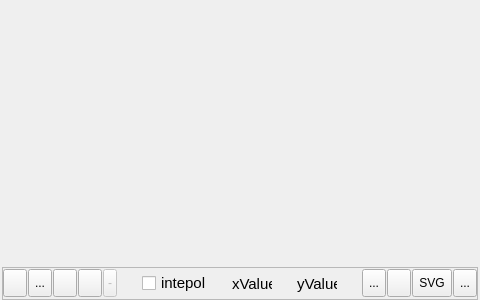
<?xml version="1.0" encoding="UTF-8"?>
<ui version="4.0">
 <class>CPlotWin</class>
 <widget class="QWidget" name="CPlotWin">
  <property name="geometry">
   <rect>
    <x>0</x>
    <y>0</y>
    <width>480</width>
    <height>300</height>
   </rect>
  </property>
  <property name="minimumSize">
   <size>
    <width>0</width>
    <height>0</height>
   </size>
  </property>
  <property name="windowTitle">
   <string>titolo cambiato in DataSelWin</string>
  </property>
  <layout class="QVBoxLayout" name="verticalLayout" stretch="8,1">
   <property name="spacing">
    <number>0</number>
   </property>
   <property name="leftMargin">
    <number>2</number>
   </property>
   <property name="topMargin">
    <number>2</number>
   </property>
   <property name="rightMargin">
    <number>2</number>
   </property>
   <property name="bottomMargin">
    <number>0</number>
   </property>
   <item>
    <widget class="CLineChart" name="lineChart" native="true">
     <property name="minimumSize">
      <size>
       <width>180</width>
       <height>100</height>
      </size>
     </property>
     <property name="focusPolicy">
      <enum>Qt::ClickFocus</enum>
     </property>
     <property name="autoFillBackground">
      <bool>true</bool>
     </property>
    </widget>
   </item>
   <item>
    <widget class="QFrame" name="frame">
     <property name="minimumSize">
      <size>
       <width>0</width>
       <height>20</height>
      </size>
     </property>
     <property name="maximumSize">
      <size>
       <width>16777215</width>
       <height>40</height>
      </size>
     </property>
     <property name="frameShape">
      <enum>QFrame::StyledPanel</enum>
     </property>
     <property name="frameShadow">
      <enum>QFrame::Raised</enum>
     </property>
     <layout class="QHBoxLayout" name="horizontalLayout">
      <property name="spacing">
       <number>1</number>
      </property>
      <property name="leftMargin">
       <number>0</number>
      </property>
      <property name="topMargin">
       <number>0</number>
      </property>
      <property name="rightMargin">
       <number>0</number>
      </property>
      <property name="bottomMargin">
       <number>0</number>
      </property>
      <item>
       <widget class="QToolButton" name="titleBtn">
        <property name="sizePolicy">
         <sizepolicy hsizetype="Preferred" vsizetype="Preferred">
          <horstretch>0</horstretch>
          <verstretch>0</verstretch>
         </sizepolicy>
        </property>
        <property name="minimumSize">
         <size>
          <width>0</width>
          <height>14</height>
         </size>
        </property>
        <property name="maximumSize">
         <size>
          <width>16777215</width>
          <height>28</height>
         </size>
        </property>
        <property name="focusPolicy">
         <enum>Qt::NoFocus</enum>
        </property>
        <property name="toolTip">
         <string>Plot title</string>
        </property>
        <property name="text">
         <string/>
        </property>
        <property name="icon">
         <iconset resource="Images.qrc">
          <normaloff>:/buttons/Images/title.ico</normaloff>:/buttons/Images/title.ico</iconset>
        </property>
        <property name="checkable">
         <bool>true</bool>
        </property>
       </widget>
      </item>
      <item>
       <widget class="QToolButton" name="optionsBtn">
        <property name="sizePolicy">
         <sizepolicy hsizetype="Preferred" vsizetype="Preferred">
          <horstretch>0</horstretch>
          <verstretch>0</verstretch>
         </sizepolicy>
        </property>
        <property name="minimumSize">
         <size>
          <width>0</width>
          <height>14</height>
         </size>
        </property>
        <property name="maximumSize">
         <size>
          <width>16777215</width>
          <height>28</height>
         </size>
        </property>
        <property name="focusPolicy">
         <enum>Qt::NoFocus</enum>
        </property>
        <property name="toolTip">
         <string>Plot options</string>
        </property>
        <property name="text">
         <string>...</string>
        </property>
        <property name="icon">
         <iconset resource="Images.qrc">
          <normaloff>:/buttons/Images/check.ico</normaloff>:/buttons/Images/check.ico</iconset>
        </property>
        <property name="autoRaise">
         <bool>false</bool>
        </property>
       </widget>
      </item>
      <item>
       <widget class="QToolButton" name="scaleTBtn">
        <property name="sizePolicy">
         <sizepolicy hsizetype="Preferred" vsizetype="Preferred">
          <horstretch>0</horstretch>
          <verstretch>0</verstretch>
         </sizepolicy>
        </property>
        <property name="minimumSize">
         <size>
          <width>0</width>
          <height>14</height>
         </size>
        </property>
        <property name="maximumSize">
         <size>
          <width>16777215</width>
          <height>28</height>
         </size>
        </property>
        <property name="focusPolicy">
         <enum>Qt::NoFocus</enum>
        </property>
        <property name="toolTip">
         <string>Change scale</string>
        </property>
        <property name="text">
         <string/>
        </property>
        <property name="icon">
         <iconset resource="Images.qrc">
          <normaloff>:/buttons/Images/scale1.ico</normaloff>:/buttons/Images/scale1.ico</iconset>
        </property>
       </widget>
      </item>
      <item>
       <widget class="QToolButton" name="dataTBtn">
        <property name="sizePolicy">
         <sizepolicy hsizetype="Preferred" vsizetype="Preferred">
          <horstretch>0</horstretch>
          <verstretch>0</verstretch>
         </sizepolicy>
        </property>
        <property name="minimumSize">
         <size>
          <width>0</width>
          <height>14</height>
         </size>
        </property>
        <property name="maximumSize">
         <size>
          <width>16777215</width>
          <height>28</height>
         </size>
        </property>
        <property name="focusPolicy">
         <enum>Qt::NoFocus</enum>
        </property>
        <property name="toolTip">
         <string>Show data</string>
        </property>
        <property name="text">
         <string/>
        </property>
        <property name="icon">
         <iconset resource="Images.qrc">
          <normaloff>:/buttons/Images/cursor.ico</normaloff>:/buttons/Images/cursor.ico</iconset>
        </property>
        <property name="checkable">
         <bool>true</bool>
        </property>
       </widget>
      </item>
      <item>
       <widget class="QToolButton" name="diffTBtn">
        <property name="enabled">
         <bool>false</bool>
        </property>
        <property name="sizePolicy">
         <sizepolicy hsizetype="Preferred" vsizetype="Preferred">
          <horstretch>0</horstretch>
          <verstretch>0</verstretch>
         </sizepolicy>
        </property>
        <property name="minimumSize">
         <size>
          <width>0</width>
          <height>14</height>
         </size>
        </property>
        <property name="maximumSize">
         <size>
          <width>14</width>
          <height>28</height>
         </size>
        </property>
        <property name="focusPolicy">
         <enum>Qt::NoFocus</enum>
        </property>
        <property name="toolTip">
         <string>Show differences</string>
        </property>
        <property name="text">
         <string>-</string>
        </property>
        <property name="checkable">
         <bool>true</bool>
        </property>
       </widget>
      </item>
      <item>
       <spacer name="horizontalSpacer_2">
        <property name="orientation">
         <enum>Qt::Horizontal</enum>
        </property>
        <property name="sizeHint" stdset="0">
         <size>
          <width>40</width>
          <height>20</height>
         </size>
        </property>
       </spacer>
      </item>
      <item>
       <widget class="QCheckBox" name="interpolateBox">
        <property name="minimumSize">
         <size>
          <width>65</width>
          <height>0</height>
         </size>
        </property>
        <property name="font">
         <font>
          <family>Arial</family>
          <pointsize>11</pointsize>
         </font>
        </property>
        <property name="focusPolicy">
         <enum>Qt::NoFocus</enum>
        </property>
        <property name="toolTip">
         <string>linearly interpolate</string>
        </property>
        <property name="text">
         <string>intepol.</string>
        </property>
       </widget>
      </item>
      <item>
       <spacer name="horizontalSpacer_3">
        <property name="orientation">
         <enum>Qt::Horizontal</enum>
        </property>
        <property name="sizeHint" stdset="0">
         <size>
          <width>40</width>
          <height>20</height>
         </size>
        </property>
       </spacer>
      </item>
      <item>
       <widget class="QLabel" name="xValueLbl">
        <property name="minimumSize">
         <size>
          <width>40</width>
          <height>0</height>
         </size>
        </property>
        <property name="font">
         <font>
          <family>Arial</family>
          <pointsize>11</pointsize>
         </font>
        </property>
        <property name="text">
         <string>xValue</string>
        </property>
       </widget>
      </item>
      <item>
       <spacer name="horizontalSpacer_4">
        <property name="orientation">
         <enum>Qt::Horizontal</enum>
        </property>
        <property name="sizeHint" stdset="0">
         <size>
          <width>40</width>
          <height>20</height>
         </size>
        </property>
       </spacer>
      </item>
      <item>
       <widget class="QLabel" name="yValueLbl">
        <property name="minimumSize">
         <size>
          <width>40</width>
          <height>0</height>
         </size>
        </property>
        <property name="font">
         <font>
          <family>Arial</family>
          <pointsize>11</pointsize>
         </font>
        </property>
        <property name="text">
         <string>yValue</string>
        </property>
       </widget>
      </item>
      <item>
       <spacer name="horizontalSpacer">
        <property name="orientation">
         <enum>Qt::Horizontal</enum>
        </property>
        <property name="sizeHint" stdset="0">
         <size>
          <width>40</width>
          <height>20</height>
         </size>
        </property>
       </spacer>
      </item>
      <item>
       <widget class="QToolButton" name="markBtn">
        <property name="sizePolicy">
         <sizepolicy hsizetype="Preferred" vsizetype="Preferred">
          <horstretch>0</horstretch>
          <verstretch>0</verstretch>
         </sizepolicy>
        </property>
        <property name="minimumSize">
         <size>
          <width>0</width>
          <height>14</height>
         </size>
        </property>
        <property name="maximumSize">
         <size>
          <width>16777215</width>
          <height>28</height>
         </size>
        </property>
        <property name="focusPolicy">
         <enum>Qt::NoFocus</enum>
        </property>
        <property name="toolTip">
         <string>Add markers</string>
        </property>
        <property name="text">
         <string>...</string>
        </property>
        <property name="icon">
         <iconset resource="Images.qrc">
          <normaloff>:/buttons/Images/marker.ico</normaloff>:/buttons/Images/marker.ico</iconset>
        </property>
        <property name="autoRaise">
         <bool>false</bool>
        </property>
       </widget>
      </item>
      <item>
       <widget class="QToolButton" name="copyBtn">
        <property name="sizePolicy">
         <sizepolicy hsizetype="Preferred" vsizetype="Preferred">
          <horstretch>0</horstretch>
          <verstretch>0</verstretch>
         </sizepolicy>
        </property>
        <property name="minimumSize">
         <size>
          <width>0</width>
          <height>14</height>
         </size>
        </property>
        <property name="maximumSize">
         <size>
          <width>16777215</width>
          <height>28</height>
         </size>
        </property>
        <property name="focusPolicy">
         <enum>Qt::NoFocus</enum>
        </property>
        <property name="toolTip">
         <string>Copy</string>
        </property>
        <property name="text">
         <string/>
        </property>
        <property name="icon">
         <iconset resource="Images.qrc">
          <normaloff>:/buttons/Images/copy.ico</normaloff>:/buttons/Images/copy.ico</iconset>
        </property>
        <property name="autoRaise">
         <bool>false</bool>
        </property>
       </widget>
      </item>
      <item>
       <widget class="QToolButton" name="SVGBtn">
        <property name="sizePolicy">
         <sizepolicy hsizetype="Preferred" vsizetype="Preferred">
          <horstretch>0</horstretch>
          <verstretch>0</verstretch>
         </sizepolicy>
        </property>
        <property name="minimumSize">
         <size>
          <width>0</width>
          <height>14</height>
         </size>
        </property>
        <property name="maximumSize">
         <size>
          <width>16777215</width>
          <height>28</height>
         </size>
        </property>
        <property name="focusPolicy">
         <enum>Qt::NoFocus</enum>
        </property>
        <property name="toolTip">
         <string>Save plot (into NPG and SVG files)</string>
        </property>
        <property name="text">
         <string>SVG</string>
        </property>
        <property name="icon">
         <iconset resource="Images.qrc">
          <normaloff>:/buttons/Images/save.ico</normaloff>:/buttons/Images/save.ico</iconset>
        </property>
       </widget>
      </item>
      <item>
       <widget class="QToolButton" name="printTBtn">
        <property name="sizePolicy">
         <sizepolicy hsizetype="Preferred" vsizetype="Preferred">
          <horstretch>0</horstretch>
          <verstretch>0</verstretch>
         </sizepolicy>
        </property>
        <property name="minimumSize">
         <size>
          <width>0</width>
          <height>14</height>
         </size>
        </property>
        <property name="maximumSize">
         <size>
          <width>16777215</width>
          <height>28</height>
         </size>
        </property>
        <property name="focusPolicy">
         <enum>Qt::NoFocus</enum>
        </property>
        <property name="text">
         <string>...</string>
        </property>
        <property name="icon">
         <iconset resource="Images.qrc">
          <normaloff>:/buttons/Images/print.ico</normaloff>:/buttons/Images/print.ico</iconset>
        </property>
       </widget>
      </item>
     </layout>
    </widget>
   </item>
  </layout>
 </widget>
 <customwidgets>
  <customwidget>
   <class>CLineChart</class>
   <extends>QWidget</extends>
   <header>CLineChart.h</header>
   <container>1</container>
  </customwidget>
 </customwidgets>
 <resources>
  <include location="Images.qrc"/>
 </resources>
 <connections/>
</ui>
